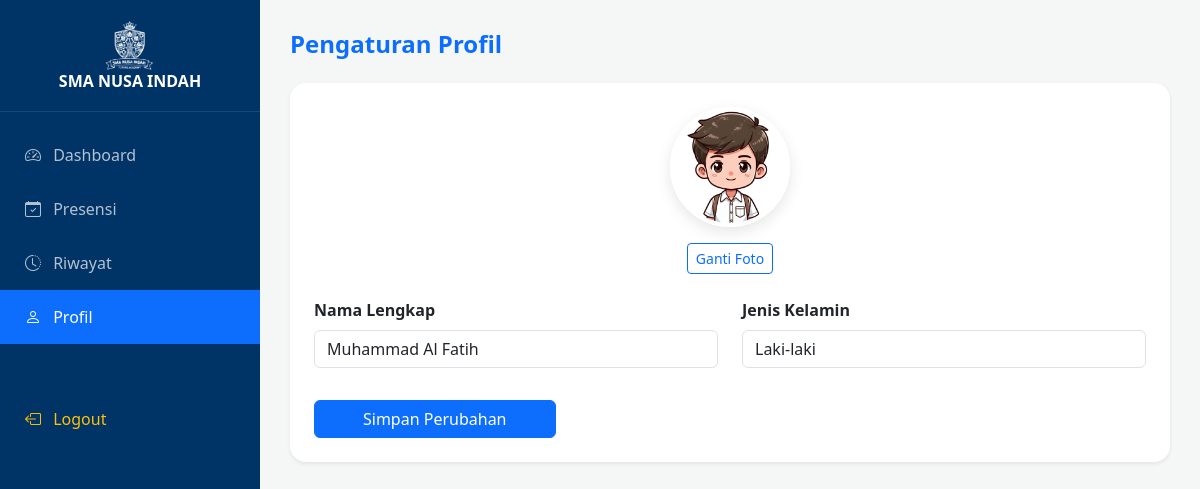
The page /siswa/profil.php (signed in) on the database its author committed.
### tables this page shows
CREATE TABLE `siswa` (
  `id` int(11) NOT NULL,
  `nama` varchar(100) NOT NULL,
  `jenis_kelamin` enum('Laki-laki','Perempuan') DEFAULT NULL,
  `username` varchar(50) NOT NULL,
  `password` varchar(255) NOT NULL,
  `foto` varchar(255) DEFAULT 'default.png'
);

### siswa/profil.php (the view, shortened to what this page needs)
<?php
include '../config/config.php';
$username = $_SESSION['username'];
$query = mysqli_query($conn, "SELECT * FROM siswa WHERE username = '$username'");
$user = mysqli_fetch_assoc($query);
?>
<!DOCTYPE html>
<html lang="id">
<head>
    <link href="https://cdn.jsdelivr.net/npm/bootstrap@5.3.0/dist/css/bootstrap.min.css" rel="stylesheet">
    <link rel="stylesheet" href="https://cdn.jsdelivr.net/npm/bootstrap-icons@1.11.1/font/bootstrap-icons.css">
</head>
<body>
    <div id="sidebar">
        <div class="sidebar-logo">
            <img src="../assets/img/logo.png" alt="Logo">
            <h6 class="mb-0 fw-bold">SMA NUSA INDAH</h6>
        </div>
        <ul class="nav flex-column mt-3">
            <li class="nav-item"><a href="dashboard.php" class="nav-link"><i class="bi bi-speedometer2 me-2"></i> Dashboard</a></li>
            <li class="nav-item"><a href="presensi.php" class="nav-link"><i class="bi bi-calendar-check me-2"></i> Presensi</a></li>
            <li class="nav-item"><a href="riwayat.php" class="nav-link"><i class="bi bi-clock-history me-2"></i> Riwayat</a></li>
            <li class="nav-item"><a href="profil.php" class="nav-link active"><i class="bi bi-person me-2"></i> Profil</a></li>
            <li class="nav-item mt-5"><a href="logout.php" class="nav-link text-warning"><i class="bi bi-box-arrow-left me-2"></i> Logout</a></li>
        </ul>
    </div>
    <div class="content">
        <h4 class="fw-bold text-primary mb-4">Pengaturan Profil</h4>
        <div class="card border-0 shadow-sm p-4 rounded-4">
            <form method="POST" enctype="multipart/form-data">
                <div class="text-center mb-4">
                    <img src="../assets/img/<?= $user['foto'] ? $user['foto'] : 'default.png'; ?>" class="profile-img mb-3">
                    <br>
                    <label class="btn btn-outline-primary btn-sm">
                        Ganti Foto <input type="file" name="foto" hidden>
                    </label>
                </div>
                <div class="row">
                    <div class="col-md-6 mb-3">
                        <label class="form-label fw-bold">Nama Lengkap</label>
                        <input type="text" name="nama" class="form-control" value="<?= $user['nama']; ?>" required>
                    </div>
                    <div class="col-md-6 mb-3">
                        <label class="form-label fw-bold">Jenis Kelamin</label>
                        <select name="jenis_kelamin" class="form-control" required>
                            <option value="Laki-laki" <?= $user['jenis_kelamin'] == 'Laki-laki' ? 'selected' : ''; ?>>Laki-laki</option>
                        </select>
                    </div>
                </div>
                <div class="mt-3">
                    <button type="submit" name="update" class="btn btn-primary px-5">Simpan Perubahan</button>
                </div>
            </form>
        </div>
    </div>
</body>
</html>

### siswa/profil.php (style rules this page uses)
body { background-color: #f4f7f6; }
#sidebar { background: #003366; min-height: 100vh; width: 260px; position: fixed; color: white; }
.sidebar-logo { padding: 20px; text-align: center; border-bottom: 1px solid rgba(255,255,255,0.1); }
.sidebar-logo img { width: 50px; }
.nav-link { color: rgba(255,255,255,0.7); padding: 15px 25px; }
.nav-link:hover, .nav-link.active { color: white; background: #0d6efd; }
.content { margin-left: 260px; padding: 30px; }
.profile-img { width: 120px; height: 120px; object-fit: cover; border-radius: 50%; border: 4px solid #fff; box-shadow: 0 5px 15px rgba(0,0,0,0.1); }

### rows shown on the page
siswa: foto (placeholder picture), nama "Muhammad Al Fatih", jenis_kelamin "Laki-laki"
